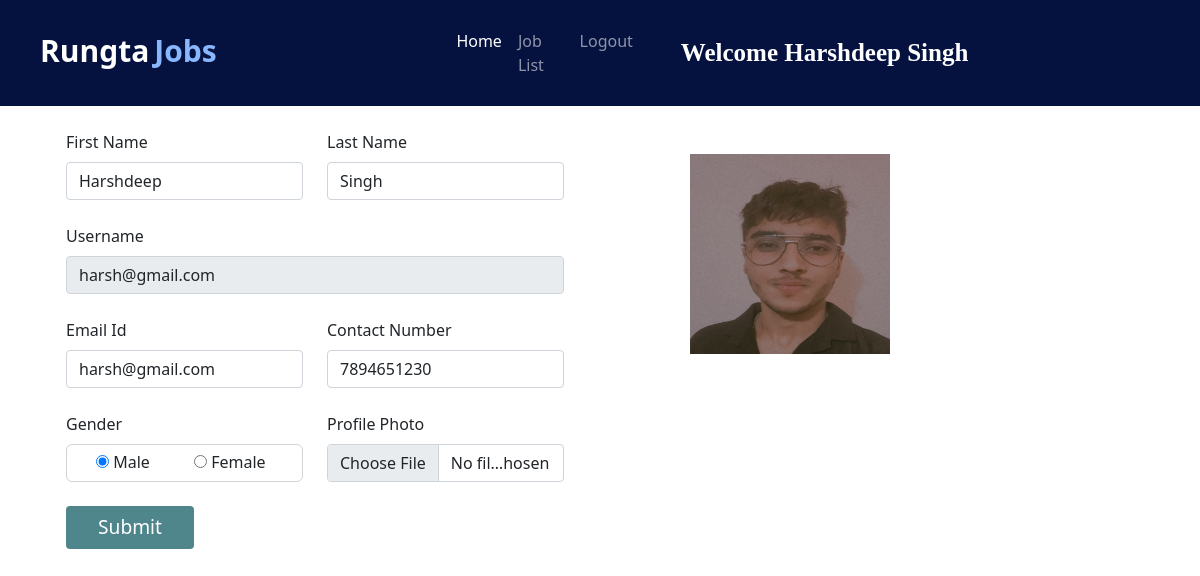
The page /user_homepage/ (signed in) on the database its author committed.
### jobs/models.py (models this page shows, shortened)
class Applicant(models.Model):
    user = models.ForeignKey(User, on_delete=models.CASCADE)
    phone = models.CharField(max_length=10)
    image = models.ImageField(upload_to="")
    gender = models.CharField(max_length=10)
    type = models.CharField(max_length=15)

### jobs/views.py (the view, shortened to what this page needs)
# urls.py: path("user_homepage/", views.user_homepage, name="user_homepage"),
def user_homepage(request):
    if not request.user.is_authenticated:
        return redirect('/user_login/')
    applicant = Applicant.objects.get(user=request.user)
    return render(request, "user_homepage.html", {'applicant':applicant})

### jobs/templates/user_homepage.html (shortened to what this page needs)
{% extends 'user_navbar.html' %}
{% block home %} active {% endblock %}
{% block body %}
<div class="container">
    <div class="row">
        <div class="col-sm-6">
            <form class="container mt-4" method="POST" enctype="multipart/form-data">
                <div class="row">
                    <div class="form-group col-md-6">
                        <label>First Name</label>
                        <input type="text" class="form-control mt-2" name="first_name" id="first_name"
                            value="{{applicant.user.first_name}}" required>
                    </div>
                    <div class="form-group col-md-6">
                        <label>Last Name</label>
                        <input type="text" class="form-control mt-2" name="last_name" id="last_name"
                        value="{{applicant.user.last_name}}" required>
                    </div>
                </div>
                <div class="row mt-4">
                    <div class="form-group col-md-12">
                        <label>Username</label>
                        <input type="text" class="form-control mt-2" name="username" id="username"
                            value="{{applicant.user.username}}" readonly>
                    </div>
                </div>
                <div class="row mt-4">
                    <div class="form-group col-md-6">
                        <label>Email Id</label>
                        <input type="email" class="form-control mt-2" name="email" id="email" value="{{applicant.user.email}}" required>
                    </div>
                    <div class="form-group col-md-6">
                        <label>Contact Number</label>
                        <input type="tel" class="form-control mt-2" name="phone" id="phone" value="{{applicant.phone}}" required>
                    </div>
                </div>
                <div class="row mt-4">
                    <div class="form-group col-md-6">
                        <label>Gender</label>
                        {% if applicant.gender == "Male" %}
                        <div class="mt-2" style="border: 1px solid lightgrey; padding: 5px; border-radius: 6px;">
                            <div class="form-check form-check-inline">
                                <input type="radio" class="custom-control-input" name="gender" value="Male" checked>
                                <label for="male" class="custom-control-label">Male</label>
                            </div>
                            <div class="form-check form-check-inline">
                                <input type="radio" class="custom-control-input" name="gender"
                                    value="Female">
                                <label for="female" class="custom-control-label">Female</label>
                            </div>
                        </div>
                        {% endif %}
                    </div>
                    <div class="form-group col-md-6">
                        <label>Profile Photo</label>
                        <input type="file" class="form-control mt-2" name="image" id="image">
                    </div>
                </div>
                <input type="submit" value="Submit" class="btn mt-4" accept="image/*" style="background-color: #4f868c; color: white; font-size: larger; width: 8rem;">
            </form>
        </div>
        <div class="col-sm-4 mt-5 text-center">
            <img src="{{applicant.image.url}}" alt="" width="200px" height="200px">
        </div>
    </div>
</div>
{% endblock %}

### jobs/templates/user_navbar.html (shortened to what this page needs)
<!doctype html>
<html lang="en">
<head>
  <link href="https://cdn.jsdelivr.net/npm/bootstrap@5.0.2/dist/css/bootstrap.min.css" rel="stylesheet"
>
  <link rel="stylesheet" href="https://cdnjs.cloudflare.com/ajax/libs/font-awesome/5.15.3/css/all.min.css">
</head>
<body>
  <nav class="navbar navbar-expand-lg navbar-dark sticky-top">
      <a class="navbar-brand" href="/"><span class="head1">Rungta</span><span class="head2">Jobs</span></a>
      <div class="container w-50 flex">
        <div class="collapse navbar-collapse" id="navbarSupportedContent">
          <ul class="navbar-nav me-auto mb-2 mb-lg-0">
            <li class="nav-item">
              <a class="nav-link {% block home %}{% endblock %}" aria-current="page" href="/user_homepage/">Home</a>
            </li>
            <li class="nav-item">
              <a class="nav-link {% block job_list %}{% endblock %}" href="/all_jobs/">Job List</a>
            </li>
            <li class="nav-item">
              <a class="nav-link" href="/logout/">Logout</a>
            </li>
          </ul>
          <a class="navbar-brand name" style="font-weight: bold; font-family: 'Times New Roman', Times, serif;"
            href="#">Welcome {{request.user.get_full_name}}</a>
        </div>
      </div>
  </nav>
  {% block body %}
  {% endblock %}
</body>
</html>
</html>

### jobs/templates/user_navbar.html (style rules this page uses)
.navbar { background-color: #05123F; }
.head1 { color: white; font-weight: bold; height: 50px; }
.head2 { color: #89b7ff; font-weight: bold; }
.navbar-brand { padding:20px 40px; font-size:30px; display:flex; gap:5px; }
.name { text-transform:capitalize; font-size:25px; }

### rows shown on the page
Applicant: first_name "Harshdeep", last_name "Singh", username "harsh@gmail.com", email "harsh@gmail.com", phone "7894651230", image (picture)

### other values the page prints
{{ request.user.get_full_name }} "Harshdeep Singh"
